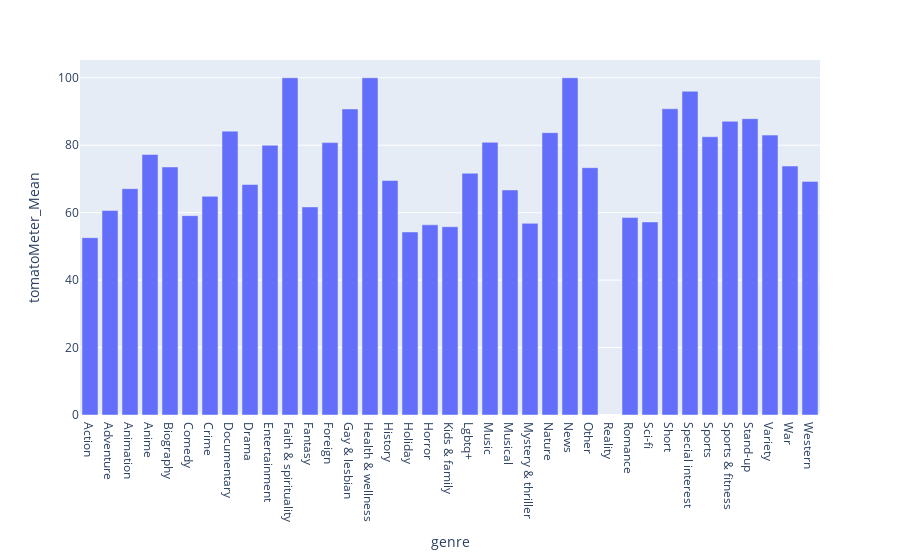

The cell this chart's notebook holds for it:
### Code cell
fig.show()

### Figure 1 — Plotly figure (JSON) as saved in the notebook; plotly's stock layout.template omitted (floating-point values rounded to 4 significant figures)
{"data": [{"alignmentgroup": "True", "hovertemplate": "genre=%{x}<br>tomatoMeter_Mean=%{y}<extra></extra>", "legendgroup": "", "marker": {"color": "#636efa", "pattern": {"shape": ""}}, "name": "", "offsetgroup": "", "orientation": "v", "showlegend": false, "textposition": "auto", "type": "bar", "x": ["Action", "Adventure", "Animation", "Anime", "Biography", "Comedy", "Crime", "Documentary", "Drama", "Entertainment", "Faith & spirituality", "Fantasy", "Foreign", "Gay & lesbian", "Health & wellness", "History", "Holiday", "Horror", "Kids & family", "Lgbtq+", "Music", "Musical", "Mystery & thriller", "Nature", "News", "Other", "Reality", "Romance", "Sci-fi", "Short", "Special interest", "Sports", "Sports & fitness", "Stand-up", "Variety", "War", "Western"], "xaxis": "x", "y": [52.58, 60.62, 67.11, 77.24, 73.54, 59.12, 64.83, 84.17, 68.34, 80, 100, 61.7, 80.76, 90.75, 100, 69.53, 54.27, 56.38, 55.83, 71.7, 80.85, 66.72, 56.82, 83.71, 100, 73.33, null, 58.53, 57.25, 90.8, 96, 82.5, 87.08, 87.88, 83, 73.82, 69.27], "yaxis": "y"}], "layout": {"barmode": "relative", "legend": {"tracegroupgap": 0}, "margin": {"t": 60}, "xaxis": {"anchor": "y", "domain": [0, 1], "title": {"text": "genre"}}, "yaxis": {"anchor": "x", "domain": [0, 1], "title": {"text": "tomatoMeter_Mean"}}}}
